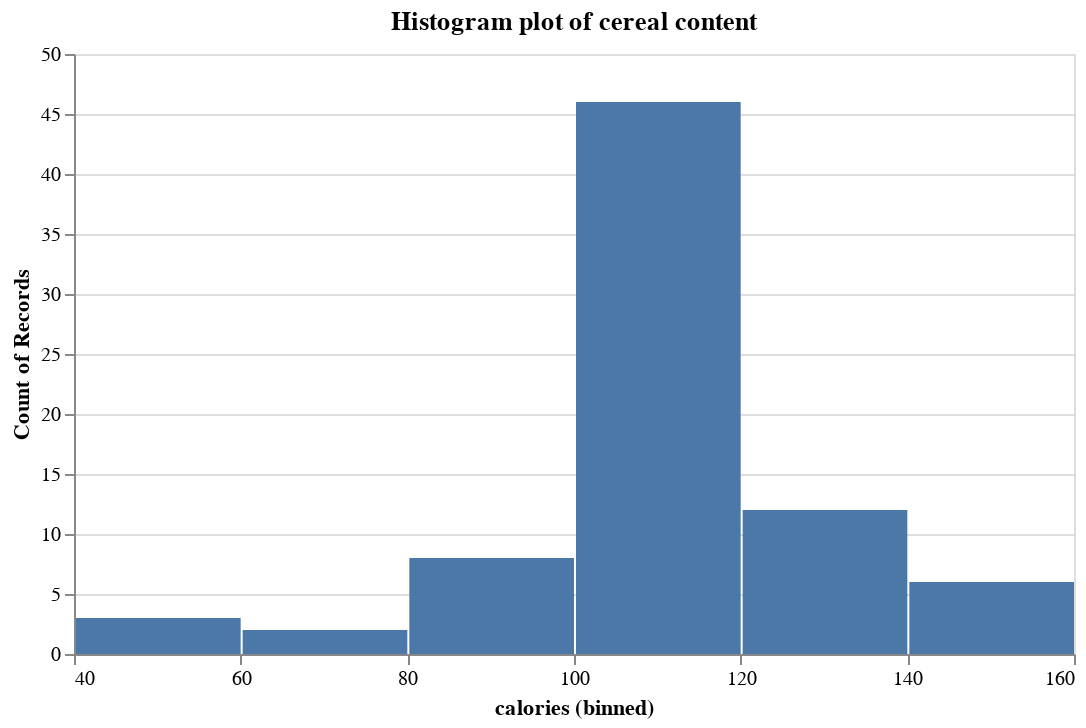

The notebook cell this image was saved under:
### Code cell
chart3 = alt.Chart(cereal, width=500, height=300).mark_bar().encode(
    x=alt.X('calories:Q', bin=True), 
    y=alt.Y('count():Q') 
).properties(title="Histogram plot of cereal content")
chart3

### Figure 1 — Vega-Lite specification as saved in the notebook (floating-point values rounded to 4 significant figures)
{"config": {"view": {"continuousWidth": 300, "continuousHeight": 300}}, "data": {"name": "data-aaa0440f8e2141d6bd84b791f8341c86"}, "mark": {"type": "bar"}, "encoding": {"x": {"bin": true, "field": "calories", "type": "quantitative"}, "y": {"aggregate": "count", "type": "quantitative"}}, "height": 300, "title": "Histogram plot of cereal content", "width": 500, "$schema": "https://vega.github.io/schema/vega-lite/v5.8.0.json", "datasets": {"data-aaa0440f8e2141d6bd84b791f8341c86": [{"name": "100% Bran", "mfr": "N", "type": "Cold", "calories": 70, "protein": 4, "fat": 1, "sodium": 130, "fiber": 10.0, "carbo": 5.0, "sugars": 6, "potass": 280, "vitamins": 25, "shelf": 3, "weight": 1.0, "cups": 0.33, "rating": 68.4}, {"name": "100% Natural Bran", "mfr": "Q", "type": "Cold", "calories": 120, "protein": 3, "fat": 5, "sodium": 15, "fiber": 2.0, "carbo": 8.0, "sugars": 8, "potass": 135, "vitamins": 0, "shelf": 3, "weight": 1.0, "cups": 1.0, "rating": 33.98}, {"name": "All-Bran", "mfr": "K", "type": "Cold", "calories": 70, "protein": 4, "fat": 1, "sodium": 260, "fiber": 9.0, "carbo": 7.0, "sugars": 5, "potass": 320, "vitamins": 25, "shelf": 3, "weight": 1.0, "cups": 0.33, "rating": 59.43}, {"name": "All-Bran with Extra Fiber", "mfr": "K", "type": "Cold", "calories": 50, "protein": 4, "fat": 0, "sodium": 140, "fiber": 14.0, "carbo": 8.0, "sugars": 0, "potass": 330, "vitamins": 25, "shelf": 3, "weight": 1.0, "cups": 0.5, "rating": 93.7}, {"name": "Almond Delight", "mfr": "R", "type": "Cold", "calories": 110, "protein": 2, "fat": 2, "sodium": 200, "fiber": 1.0, "carbo": 14.0, "sugars": 8, "potass": 1, "vitamins": 25, "shelf": 3, "weight": 1.0, "cups": 0.75, "rating": 34.38}, {"name": "Apple Cinnamon Cheerios", "mfr": "G", "type": "Cold", "calories": 110, "protein": 2, "fat": 2, "sodium": 180, "fiber": 1.5, "carbo": 10.5, "sugars": 10, "potass": 70, "vitamins": 25, "shelf": 1, "weight": 1.0, "cups": 0.75, "rating": 29.51}, {"name": "Apple Jacks", "mfr": "K", "type": "Cold", "calories": 110, "protein": 2, "fat": 0, "sodium": 125, "fiber": 1.0, "carbo": 11.0, "sugars": 14, "potass": 30, "vitamins": 25, "shelf": 2, "weight": 1.0, "cups": 1.0, "rating": 33.17}, {"name": "Basic 4", "mfr": "G", "type": "Cold", "calories": 130, "protein": 3, "fat": 2, "sodium": 210, "fiber": 2.0, "carbo": 18.0, "sugars": 8, "potass": 100, "vitamins": 25, "shelf": 3, "weight": 1.33, "cups": 0.75, "rating": 37.04}, {"name": "Bran Chex", "mfr": "R", "type": "Cold", "calories": 90, "protein": 2, "fat": 1, "sodium": 200, "fiber": 4.0, "carbo": 15.0, "sugars": 6, "potass": 125, "vitamins": 25, "shelf": 1, "weight": 1.0, "cups": 0.67, "rating": 49.12}, {"name": "Bran Flakes", "mfr": "P", "type": "Cold", "calories": 90, "protein": 3, "fat": 0, "sodium": 210, "fiber": 5.0, "carbo": 13.0, "sugars": 5, "potass": 190, "vitamins": 25, "shelf": 3, "weight": 1.0, "cups": 0.67, "rating": 53.31}, {"name": "Cap'n'Crunch", "mfr": "Q", "type": "Cold", "calories": 120, "protein": 1, "fat": 2, "sodium": 220, "fiber": 0.0, "carbo": 12.0, "sugars": 12, "potass": 35, "vitamins": 25, "shelf": 2, "weight": 1.0, "cups": 0.75, "rating": 18.04}, {"name": "Cheerios", "mfr": "G", "type": "Cold", "calories": 110, "protein": 6, "fat": 2, "sodium": 290, "fiber": 2.0, "carbo": 17.0, "sugars": 1, "potass": 105, "vitamins": 25, "shelf": 1, "weight": 1.0, "cups": 1.25, "rating": 50.76}, {"name": "Cinnamon Toast Crunch", "mfr": "G", "type": "Cold", "calories": 120, "protein": 1, "fat": 3, "sodium": 210, "fiber": 0.0, "carbo": 13.0, "sugars": 9, "potass": 45, "vitamins": 25, "shelf": 2, "weight": 1.0, "cups": 0.75, "rating": 19.82}, {"name": "Clusters", "mfr": "G", "type": "Cold", "calories": 110, "protein": 3, "fat": 2, "sodium": 140, "fiber": 2.0, "carbo": 13.0, "sugars": 7, "potass": 105, "vitamins": 25, "shelf": 3, "weight": 1.0, "cups": 0.5, "rating": 40.4}, {"name": "Cocoa Puffs", "mfr": "G", "type": "Cold", "calories": 110, "protein": 1, "fat": 1, "sodium": 180, "fiber": 0.0, "carbo": 12.0, "sugars": 13, "potass": 55, "vitamins": 25, "shelf": 2, "weight": 1.0, "cups": 1.0, "rating": 22.74}, {"name": "Corn Chex", "mfr": "R", "type": "Cold", "calories": 110, "protein": 2, "fat": 0, "sodium": 280, "fiber": 0.0, "carbo": 22.0, "sugars": 3, "potass": 25, "vitamins": 25, "shelf": 1, "weight": 1.0, "cups": 1.0, "rating": 41.45}, {"name": "Corn Flakes", "mfr": "K", "type": "Cold", "calories": 100, "protein": 2, "fat": 0, "sodium": 290, "fiber": 1.0, "carbo": 21.0, "sugars": 2, "potass": 35, "vitamins": 25, "shelf": 1, "weight": 1.0, "cups": 1.0, "rating": 45.86}, {"name": "Corn Pops", "mfr": "K", "type": "Cold", "calories": 110, "protein": 1, "fat": 0, "sodium": 90, "fiber": 1.0, "carbo": 13.0, "sugars": 12, "potass": 20, "vitamins": 25, "shelf": 2, "weight": 1.0, "cups": 1.0, "rating": 35.78}, {"name": "Count Chocula", "mfr": "G", "type": "Cold", "calories": 110, "protein": 1, "fat": 1, "sodium": 180, "fiber": 0.0, "carbo": 12.0, "sugars": 13, "potass": 65, "vitamins": 25, "shelf": 2, "weight": 1.0, "cups": 1.0, "rating": 22.4}, {"name": "Cracklin' Oat Bran", "mfr": "K", "type": "Cold", "calories": 110, "protein": 3, "fat": 3, "sodium": 140, "fiber": 4.0, "carbo": 10.0, "sugars": 7, "potass": 160, "vitamins": 25, "shelf": 3, "weight": 1.0, "cups": 0.5, "rating": 40.45}, {"name": "Cream of Wheat (Quick)", "mfr": "N", "type": "Hot", "calories": 100, "protein": 3, "fat": 0, "sodium": 80, "fiber": 1.0, "carbo": 21.0, "sugars": 0, "potass": 1, "vitamins": 0, "shelf": 2, "weight": 1.0, "cups": 1.0, "rating": 64.53}, {"name": "Crispix", "mfr": "K", "type": "Cold", "calories": 110, "protein": 2, "fat": 0, "sodium": 220, "fiber": 1.0, "carbo": 21.0, "sugars": 3, "potass": 30, "vitamins": 25, "shelf": 3, "weight": 1.0, "cups": 1.0, "rating": 46.9}, {"name": "Crispy Wheat & Raisins", "mfr": "G", "type": "Cold", "calories": 100, "protein": 2, "fat": 1, "sodium": 140, "fiber": 2.0, "carbo": 11.0, "sugars": 10, "potass": 120, "vitamins": 25, "shelf": 3, "weight": 1.0, "cups": 0.75, "rating": 36.18}, {"name": "Double Chex", "mfr": "R", "type": "Cold", "calories": 100, "protein": 2, "fat": 0, "sodium": 190, "fiber": 1.0, "carbo": 18.0, "sugars": 5, "potass": 80, "vitamins": 25, "shelf": 3, "weight": 1.0, "cups": 0.75, "rating": 44.33}, {"name": "Froot Loops", "mfr": "K", "type": "Cold", "calories": 110, "protein": 2, "fat": 1, "sodium": 125, "fiber": 1.0, "carbo": 11.0, "sugars": 13, "potass": 30, "vitamins": 25, "shelf": 2, "weight": 1.0, "cups": 1.0, "rating": 32.21}, {"name": "Frosted Flakes", "mfr": "K", "type": "Cold", "calories": 110, "protein": 1, "fat": 0, "sodium": 200, "fiber": 1.0, "carbo": 14.0, "sugars": 11, "potass": 25, "vitamins": 25, "shelf": 1, "weight": 1.0, "cups": 0.75, "rating": 31.44}, {"name": "Frosted Mini-Wheats", "mfr": "K", "type": "Cold", "calories": 100, "protein": 3, "fat": 0, "sodium": 0, "fiber": 3.0, "carbo": 14.0, "sugars": 7, "potass": 100, "vitamins": 25, "shelf": 2, "weight": 1.0, "cups": 0.8, "rating": 58.35}, {"name": "Fruit & Fibre Dates; Walnuts; and Oats", "mfr": "P", "type": "Cold", "calories": 120, "protein": 3, "fat": 2, "sodium": 160, "fiber": 5.0, "carbo": 12.0, "sugars": 10, "potass": 200, "vitamins": 25, "shelf": 3, "weight": 1.25, "cups": 0.67, "rating": 40.92}, {"name": "Fruitful Bran", "mfr": "K", "type": "Cold", "calories": 120, "protein": 3, "fat": 0, "sodium": 240, "fiber": 5.0, "carbo": 14.0, "sugars": 12, "potass": 190, "vitamins": 25, "shelf": 3, "weight": 1.33, "cups": 0.67, "rating": 41.02}, {"name": "Fruity Pebbles", "mfr": "P", "type": "Cold", "calories": 110, "protein": 1, "fat": 1, "sodium": 135, "fiber": 0.0, "carbo": 13.0, "sugars": 12, "potass": 25, "vitamins": 25, "shelf": 2, "weight": 1.0, "cups": 0.75, "rating": 28.03}, {"name": "Golden Crisp", "mfr": "P", "type": "Cold", "calories": 100, "protein": 2, "fat": 0, "sodium": 45, "fiber": 0.0, "carbo": 11.0, "sugars": 15, "potass": 40, "vitamins": 25, "shelf": 1, "weight": 1.0, "cups": 0.88, "rating": 35.25}, {"name": "Golden Grahams", "mfr": "G", "type": "Cold", "calories": 110, "protein": 1, "fat": 1, "sodium": 280, "fiber": 0.0, "carbo": 15.0, "sugars": 9, "potass": 45, "vitamins": 25, "shelf": 2, "weight": 1.0, "cups": 0.75, "rating": 23.8}, {"name": "Grape Nuts Flakes", "mfr": "P", "type": "Cold", "calories": 100, "protein": 3, "fat": 1, "sodium": 140, "fiber": 3.0, "carbo": 15.0, "sugars": 5, "potass": 85, "vitamins": 25, "shelf": 3, "weight": 1.0, "cups": 0.88, "rating": 52.08}, {"name": "Grape-Nuts", "mfr": "P", "type": "Cold", "calories": 110, "protein": 3, "fat": 0, "sodium": 170, "fiber": 3.0, "carbo": 17.0, "sugars": 3, "potass": 90, "vitamins": 25, "shelf": 3, "weight": 1.0, "cups": 0.25, "rating": 53.37}, {"name": "Great Grains Pecan", "mfr": "P", "type": "Cold", "calories": 120, "protein": 3, "fat": 3, "sodium": 75, "fiber": 3.0, "carbo": 13.0, "sugars": 4, "potass": 100, "vitamins": 25, "shelf": 3, "weight": 1.0, "cups": 0.33, "rating": 45.81}, {"name": "Honey Graham Ohs", "mfr": "Q", "type": "Cold", "calories": 120, "protein": 1, "fat": 2, "sodium": 220, "fiber": 1.0, "carbo": 12.0, "sugars": 11, "potass": 45, "vitamins": 25, "shelf": 2, "weight": 1.0, "cups": 1.0, "rating": 21.87}, {"name": "Honey Nut Cheerios", "mfr": "G", "type": "Cold", "calories": 110, "protein": 3, "fat": 1, "sodium": 250, "fiber": 1.5, "carbo": 11.5, "sugars": 10, "potass": 90, "vitamins": 25, "shelf": 1, "weight": 1.0, "cups": 0.75, "rating": 31.07}, {"name": "Honey-comb", "mfr": "P", "type": "Cold", "calories": 110, "protein": 1, "fat": 0, "sodium": 180, "fiber": 0.0, "carbo": 14.0, "sugars": 11, "potass": 35, "vitamins": 25, "shelf": 1, "weight": 1.0, "cups": 1.33, "rating": 28.74}, {"name": "Just Right Crunchy  Nuggets", "mfr": "K", "type": "Cold", "calories": 110, "protein": 2, "fat": 1, "sodium": 170, "fiber": 1.0, "carbo": 17.0, "sugars": 6, "potass": 60, "vitamins": 100, "shelf": 3, "weight": 1.0, "cups": 1.0, "rating": 36.52}, {"name": "Just Right Fruit & Nut", "mfr": "K", "type": "Cold", "calories": 140, "protein": 3, "fat": 1, "sodium": 170, "fiber": 2.0, "carbo": 20.0, "sugars": 9, "potass": 95, "vitamins": 100, "shelf": 3, "weight": 1.3, "cups": 0.75, "rating": 36.47}, {"name": "Kix", "mfr": "G", "type": "Cold", "calories": 110, "protein": 2, "fat": 1, "sodium": 260, "fiber": 0.0, "carbo": 21.0, "sugars": 3, "potass": 40, "vitamins": 25, "shelf": 2, "weight": 1.0, "cups": 1.5, "rating": 39.24}, {"name": "Life", "mfr": "Q", "type": "Cold", "calories": 100, "protein": 4, "fat": 2, "sodium": 150, "fiber": 2.0, "carbo": 12.0, "sugars": 6, "potass": 95, "vitamins": 25, "shelf": 2, "weight": 1.0, "cups": 0.67, "rating": 45.33}, {"name": "Lucky Charms", "mfr": "G", "type": "Cold", "calories": 110, "protein": 2, "fat": 1, "sodium": 180, "fiber": 0.0, "carbo": 12.0, "sugars": 12, "potass": 55, "vitamins": 25, "shelf": 2, "weight": 1.0, "cups": 1.0, "rating": 26.73}, {"name": "Maypo", "mfr": "A", "type": "Hot", "calories": 100, "protein": 4, "fat": 1, "sodium": 0, "fiber": 0.0, "carbo": 16.0, "sugars": 3, "potass": 95, "vitamins": 25, "shelf": 2, "weight": 1.0, "cups": 1.0, "rating": 54.85}, {"name": "Muesli Raisins; Dates; & Almonds", "mfr": "R", "type": "Cold", "calories": 150, "protein": 4, "fat": 3, "sodium": 95, "fiber": 3.0, "carbo": 16.0, "sugars": 11, "potass": 170, "vitamins": 25, "shelf": 3, "weight": 1.0, "cups": 1.0, "rating": 37.14}, {"name": "Muesli Raisins; Peaches; & Pecans", "mfr": "R", "type": "Cold", "calories": 150, "protein": 4, "fat": 3, "sodium": 150, "fiber": 3.0, "carbo": 16.0, "sugars": 11, "potass": 170, "vitamins": 25, "shelf": 3, "weight": 1.0, "cups": 1.0, "rating": 34.14}, {"name": "Mueslix Crispy Blend", "mfr": "K", "type": "Cold", "calories": 160, "protein": 3, "fat": 2, "sodium": 150, "fiber": 3.0, "carbo": 17.0, "sugars": 13, "potass": 160, "vitamins": 25, "shelf": 3, "weight": 1.5, "cups": 0.67, "rating": 30.31}, {"name": "Multi-Grain Cheerios", "mfr": "G", "type": "Cold", "calories": 100, "protein": 2, "fat": 1, "sodium": 220, "fiber": 2.0, "carbo": 15.0, "sugars": 6, "potass": 90, "vitamins": 25, "shelf": 1, "weight": 1.0, "cups": 1.0, "rating": 40.11}, {"name": "Nut&Honey Crunch", "mfr": "K", "type": "Cold", "calories": 120, "protein": 2, "fat": 1, "sodium": 190, "fiber": 0.0, "carbo": 15.0, "sugars": 9, "potass": 40, "vitamins": 25, "shelf": 2, "weight": 1.0, "cups": 0.67, "rating": 29.92}, {"name": "Nutri-Grain Almond-Raisin", "mfr": "K", "type": "Cold", "calories": 140, "protein": 3, "fat": 2, "sodium": 220, "fiber": 3.0, "carbo": 21.0, "sugars": 7, "potass": 130, "vitamins": 25, "shelf": 3, "weight": 1.33, "cups": 0.67, "rating": 40.69}, {"name": "Nutri-grain Wheat", "mfr": "K", "type": "Cold", "calories": 90, "protein": 3, "fat": 0, "sodium": 170, "fiber": 3.0, "carbo": 18.0, "sugars": 2, "potass": 90, "vitamins": 25, "shelf": 3, "weight": 1.0, "cups": 1.0, "rating": 59.64}, {"name": "Oatmeal Raisin Crisp", "mfr": "G", "type": "Cold", "calories": 130, "protein": 3, "fat": 2, "sodium": 170, "fiber": 1.5, "carbo": 13.5, "sugars": 10, "potass": 120, "vitamins": 25, "shelf": 3, "weight": 1.25, "cups": 0.5, "rating": 30.45}, {"name": "Post Nat. Raisin Bran", "mfr": "P", "type": "Cold", "calories": 120, "protein": 3, "fat": 1, "sodium": 200, "fiber": 6.0, "carbo": 11.0, "sugars": 14, "potass": 260, "vitamins": 25, "shelf": 3, "weight": 1.33, "cups": 0.67, "rating": 37.84}, {"name": "Product 19", "mfr": "K", "type": "Cold", "calories": 100, "protein": 3, "fat": 0, "sodium": 320, "fiber": 1.0, "carbo": 20.0, "sugars": 3, "potass": 45, "vitamins": 100, "shelf": 3, "weight": 1.0, "cups": 1.0, "rating": 41.5}, {"name": "Puffed Rice", "mfr": "Q", "type": "Cold", "calories": 50, "protein": 1, "fat": 0, "sodium": 0, "fiber": 0.0, "carbo": 13.0, "sugars": 0, "potass": 15, "vitamins": 0, "shelf": 3, "weight": 0.5, "cups": 1.0, "rating": 60.76}, {"name": "Puffed Wheat", "mfr": "Q", "type": "Cold", "calories": 50, "protein": 2, "fat": 0, "sodium": 0, "fiber": 1.0, "carbo": 10.0, "sugars": 0, "potass": 50, "vitamins": 0, "shelf": 3, "weight": 0.5, "cups": 1.0, "rating": 63.01}, {"name": "Quaker Oat Squares", "mfr": "Q", "type": "Cold", "calories": 100, "protein": 4, "fat": 1, "sodium": 135, "fiber": 2.0, "carbo": 14.0, "sugars": 6, "potass": 110, "vitamins": 25, "shelf": 3, "weight": 1.0, "cups": 0.5, "rating": 49.51}, {"name": "Quaker Oatmeal", "mfr": "Q", "type": "Hot", "calories": 100, "protein": 5, "fat": 2, "sodium": 0, "fiber": 2.7, "carbo": 1.0, "sugars": 1, "potass": 110, "vitamins": 0, "shelf": 1, "weight": 1.0, "cups": 0.67, "rating": 50.83}, {"name": "Raisin Bran", "mfr": "K", "type": "Cold", "calories": 120, "protein": 3, "fat": 1, "sodium": 210, "fiber": 5.0, "carbo": 14.0, "sugars": 12, "potass": 240, "vitamins": 25, "shelf": 2, "weight": 1.33, "cups": 0.75, "rating": 39.26}, {"name": "Raisin Nut Bran", "mfr": "G", "type": "Cold", "calories": 100, "protein": 3, "fat": 2, "sodium": 140, "fiber": 2.5, "carbo": 10.5, "sugars": 8, "potass": 140, "vitamins": 25, "shelf": 3, "weight": 1.0, "cups": 0.5, "rating": 39.7}, {"name": "Raisin Squares", "mfr": "K", "type": "Cold", "calories": 90, "protein": 2, "fat": 0, "sodium": 0, "fiber": 2.0, "carbo": 15.0, "sugars": 6, "potass": 110, "vitamins": 25, "shelf": 3, "weight": 1.0, "cups": 0.5, "rating": 55.33}, {"name": "Rice Chex", "mfr": "R", "type": "Cold", "calories": 110, "protein": 1, "fat": 0, "sodium": 240, "fiber": 0.0, "carbo": 23.0, "sugars": 2, "potass": 30, "vitamins": 25, "shelf": 1, "weight": 1.0, "cups": 1.13, "rating": 42.0}, {"name": "Rice Krispies", "mfr": "K", "type": "Cold", "calories": 110, "protein": 2, "fat": 0, "sodium": 290, "fiber": 0.0, "carbo": 22.0, "sugars": 3, "potass": 35, "vitamins": 25, "shelf": 1, "weight": 1.0, "cups": 1.0, "rating": 40.56}, {"name": "Shredded Wheat", "mfr": "N", "type": "Cold", "calories": 80, "protein": 2, "fat": 0, "sodium": 0, "fiber": 3.0, "carbo": 16.0, "sugars": 0, "potass": 95, "vitamins": 0, "shelf": 1, "weight": 0.83, "cups": 1.0, "rating": 68.24}, {"name": "Shredded Wheat 'n'Bran", "mfr": "N", "type": "Cold", "calories": 90, "protein": 3, "fat": 0, "sodium": 0, "fiber": 4.0, "carbo": 19.0, "sugars": 0, "potass": 140, "vitamins": 0, "shelf": 1, "weight": 1.0, "cups": 0.67, "rating": 74.47}, {"name": "Shredded Wheat spoon size", "mfr": "N", "type": "Cold", "calories": 90, "protein": 3, "fat": 0, "sodium": 0, "fiber": 3.0, "carbo": 20.0, "sugars": 0, "potass": 120, "vitamins": 0, "shelf": 1, "weight": 1.0, "cups": 0.67, "rating": 72.8}, {"name": "Smacks", "mfr": "K", "type": "Cold", "calories": 110, "protein": 2, "fat": 1, "sodium": 70, "fiber": 1.0, "carbo": 9.0, "sugars": 15, "potass": 40, "vitamins": 25, "shelf": 2, "weight": 1.0, "cups": 0.75, "rating": 31.23}, {"name": "Special K", "mfr": "K", "type": "Cold", "calories": 110, "protein": 6, "fat": 0, "sodium": 230, "fiber": 1.0, "carbo": 16.0, "sugars": 3, "potass": 55, "vitamins": 25, "shelf": 1, "weight": 1.0, "cups": 1.0, "rating": 53.13}, {"name": "Strawberry Fruit Wheats", "mfr": "N", "type": "Cold", "calories": 90, "protein": 2, "fat": 0, "sodium": 15, "fiber": 3.0, "carbo": 15.0, "sugars": 5, "potass": 90, "vitamins": 25, "shelf": 2, "weight": 1.0, "cups": 1.0, "rating": 59.36}, {"name": "Total Corn Flakes", "mfr": "G", "type": "Cold", "calories": 110, "protein": 2, "fat": 1, "sodium": 200, "fiber": 0.0, "carbo": 21.0, "sugars": 3, "potass": 35, "vitamins": 100, "shelf": 3, "weight": 1.0, "cups": 1.0, "rating": 38.84}, {"name": "Total Raisin Bran", "mfr": "G", "type": "Cold", "calories": 140, "protein": 3, "fat": 1, "sodium": 190, "fiber": 4.0, "carbo": 15.0, "sugars": 14, "potass": 230, "vitamins": 100, "shelf": 3, "weight": 1.5, "cups": 1.0, "rating": 28.59}, {"name": "Total Whole Grain", "mfr": "G", "type": "Cold", "calories": 100, "protein": 3, "fat": 1, "sodium": 200, "fiber": 3.0, "carbo": 16.0, "sugars": 3, "potass": 110, "vitamins": 100, "shelf": 3, "weight": 1.0, "cups": 1.0, "rating": 46.66}, {"name": "Triples", "mfr": "G", "type": "Cold", "calories": 110, "protein": 2, "fat": 1, "sodium": 250, "fiber": 0.0, "carbo": 21.0, "sugars": 3, "potass": 60, "vitamins": 25, "shelf": 3, "weight": 1.0, "cups": 0.75, "rating": 39.11}, {"name": "Trix", "mfr": "G", "type": "Cold", "calories": 110, "protein": 1, "fat": 1, "sodium": 140, "fiber": 0.0, "carbo": 13.0, "sugars": 12, "potass": 25, "vitamins": 25, "shelf": 2, "weight": 1.0, "cups": 1.0, "rating": 27.75}, {"name": "Wheat Chex", "mfr": "R", "type": "Cold", "calories": 100, "protein": 3, "fat": 1, "sodium": 230, "fiber": 3.0, "carbo": 17.0, "sugars": 3, "potass": 115, "vitamins": 25, "shelf": 1, "weight": 1.0, "cups": 0.67, "rating": 49.79}, {"name": "Wheaties", "mfr": "G", "type": "Cold", "calories": 100, "protein": 3, "fat": 1, "sodium": 200, "fiber": 3.0, "carbo": 17.0, "sugars": 3, "potass": 110, "vitamins": 25, "shelf": 1, "weight": 1.0, "cups": 1.0, "rating": 51.59}, {"name": "Wheaties Honey Gold", "mfr": "G", "type": "Cold", "calories": 110, "protein": 2, "fat": 1, "sodium": 200, "fiber": 1.0, "carbo": 16.0, "sugars": 8, "potass": 60, "vitamins": 25, "shelf": 1, "weight": 1.0, "cups": 0.75, "rating": 36.19}]}}
